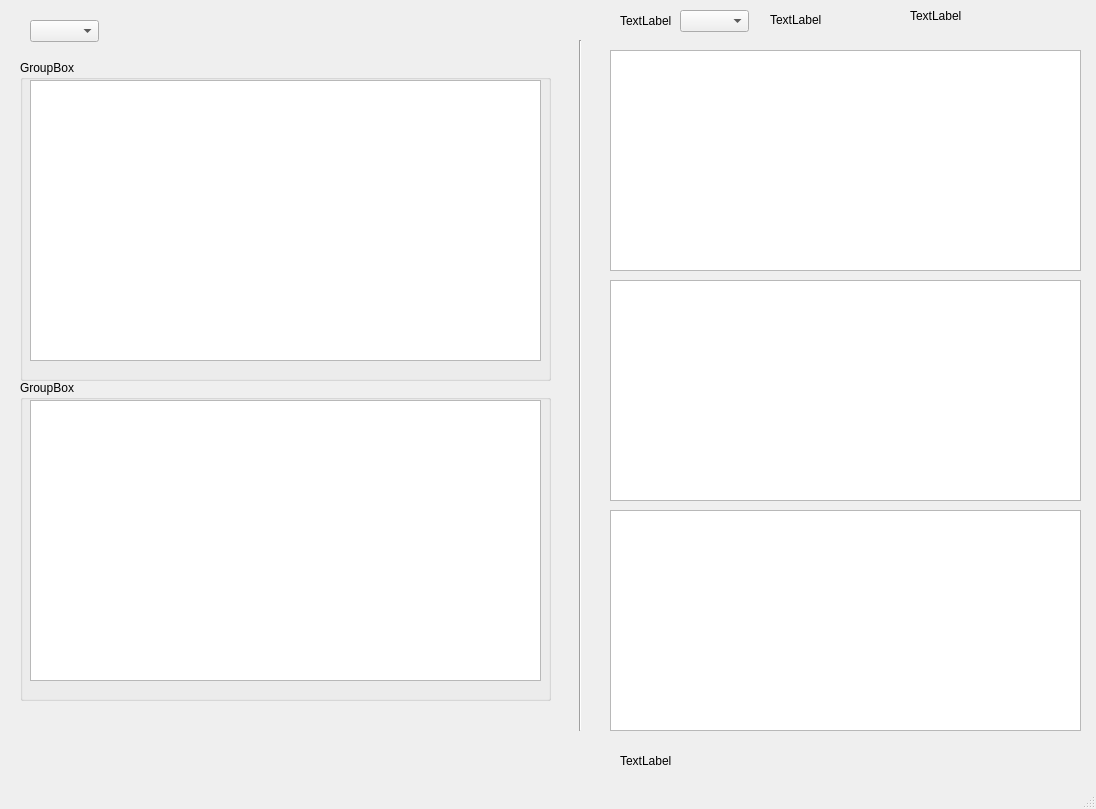
<?xml version="1.0" encoding="UTF-8"?>
<ui version="4.0">
 <class>MainWindow</class>
 <widget class="QMainWindow" name="MainWindow">
  <property name="geometry">
   <rect>
    <x>0</x>
    <y>0</y>
    <width>1096</width>
    <height>809</height>
   </rect>
  </property>
  <property name="windowTitle">
   <string>MainWindow</string>
  </property>
  <widget class="QWidget" name="centralwidget">
   <widget class="QGroupBox" name="groupBox">
    <property name="geometry">
     <rect>
      <x>20</x>
      <y>60</y>
      <width>531</width>
      <height>321</height>
     </rect>
    </property>
    <property name="title">
     <string>GroupBox</string>
    </property>
    <widget class="QGraphicsView" name="graphicsViewI">
     <property name="geometry">
      <rect>
       <x>10</x>
       <y>20</y>
       <width>511</width>
       <height>281</height>
      </rect>
     </property>
    </widget>
   </widget>
   <widget class="Line" name="line">
    <property name="geometry">
     <rect>
      <x>570</x>
      <y>40</y>
      <width>21</width>
      <height>691</height>
     </rect>
    </property>
    <property name="orientation">
     <enum>Qt::Vertical</enum>
    </property>
   </widget>
   <widget class="QComboBox" name="comboBox2">
    <property name="geometry">
     <rect>
      <x>680</x>
      <y>10</y>
      <width>69</width>
      <height>22</height>
     </rect>
    </property>
   </widget>
   <widget class="QLabel" name="label2">
    <property name="geometry">
     <rect>
      <x>620</x>
      <y>10</y>
      <width>81</width>
      <height>21</height>
     </rect>
    </property>
    <property name="text">
     <string>TextLabel</string>
    </property>
   </widget>
   <widget class="QGraphicsView" name="graphicsView_2">
    <property name="geometry">
     <rect>
      <x>610</x>
      <y>50</y>
      <width>471</width>
      <height>221</height>
     </rect>
    </property>
   </widget>
   <widget class="QComboBox" name="comboBox1">
    <property name="geometry">
     <rect>
      <x>30</x>
      <y>20</y>
      <width>69</width>
      <height>22</height>
     </rect>
    </property>
   </widget>
   <widget class="QLabel" name="voltage_meter">
    <property name="geometry">
     <rect>
      <x>770</x>
      <y>10</y>
      <width>131</width>
      <height>20</height>
     </rect>
    </property>
    <property name="text">
     <string>TextLabel</string>
    </property>
   </widget>
   <widget class="QLabel" name="update_time">
    <property name="geometry">
     <rect>
      <x>910</x>
      <y>0</y>
      <width>221</width>
      <height>31</height>
     </rect>
    </property>
    <property name="text">
     <string>TextLabel</string>
    </property>
   </widget>
   <widget class="QGraphicsView" name="graphicsView_3">
    <property name="geometry">
     <rect>
      <x>610</x>
      <y>280</y>
      <width>471</width>
      <height>221</height>
     </rect>
    </property>
   </widget>
   <widget class="QGroupBox" name="groupBox_2">
    <property name="geometry">
     <rect>
      <x>20</x>
      <y>380</y>
      <width>531</width>
      <height>321</height>
     </rect>
    </property>
    <property name="title">
     <string>GroupBox</string>
    </property>
    <widget class="QGraphicsView" name="graphicsViewII">
     <property name="geometry">
      <rect>
       <x>10</x>
       <y>20</y>
       <width>511</width>
       <height>281</height>
      </rect>
     </property>
    </widget>
   </widget>
   <widget class="QGraphicsView" name="graphicsView_4">
    <property name="geometry">
     <rect>
      <x>610</x>
      <y>510</y>
      <width>471</width>
      <height>221</height>
     </rect>
    </property>
   </widget>
   <widget class="QLabel" name="label">
    <property name="geometry">
     <rect>
      <x>620</x>
      <y>750</y>
      <width>121</width>
      <height>21</height>
     </rect>
    </property>
    <property name="text">
     <string>TextLabel</string>
    </property>
   </widget>
  </widget>
  <widget class="QMenuBar" name="menubar">
   <property name="geometry">
    <rect>
     <x>0</x>
     <y>0</y>
     <width>1096</width>
     <height>21</height>
    </rect>
   </property>
  </widget>
  <widget class="QStatusBar" name="statusbar"/>
 </widget>
 <resources/>
 <connections/>
</ui>
